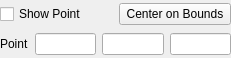
<?xml version="1.0" encoding="UTF-8"?>
<ui version="4.0">
 <class>pqSQHandleWidgetForm</class>
 <widget class="QWidget" name="pqSQHandleWidgetForm">
  <property name="geometry">
   <rect>
    <x>0</x>
    <y>0</y>
    <width>231</width>
    <height>58</height>
   </rect>
  </property>
  <property name="windowTitle">
   <string>Form</string>
  </property>
  <layout class="QVBoxLayout">
   <property name="spacing">
    <number>5</number>
   </property>
   <property name="margin">
    <number>0</number>
   </property>
   <item>
    <layout class="QHBoxLayout">
     <property name="spacing">
      <number>6</number>
     </property>
     <property name="margin">
      <number>0</number>
     </property>
     <item>
      <widget class="QCheckBox" name="show3DWidget">
       <property name="text">
        <string>Show Point</string>
       </property>
      </widget>
     </item>
     <item>
      <widget class="QPushButton" name="useCenterBounds">
       <property name="text">
        <string>Center on Bounds</string>
       </property>
      </widget>
     </item>
    </layout>
   </item>
   <item>
    <layout class="QHBoxLayout">
     <property name="spacing">
      <number>6</number>
     </property>
     <property name="margin">
      <number>0</number>
     </property>
     <item>
      <widget class="QLabel" name="label_3">
       <property name="text">
        <string>Point</string>
       </property>
      </widget>
     </item>
     <item>
      <widget class="pqLineEdit" name="worldPositionX"/>
     </item>
     <item>
      <widget class="pqLineEdit" name="worldPositionY"/>
     </item>
     <item>
      <widget class="pqLineEdit" name="worldPositionZ"/>
     </item>
    </layout>
   </item>
  </layout>
 </widget>
 <customwidgets>
  <customwidget>
   <class>pqLineEdit</class>
   <extends>QLineEdit</extends>
   <header>pqLineEdit.h</header>
  </customwidget>
 </customwidgets>
 <tabstops>
  <tabstop>show3DWidget</tabstop>
  <tabstop>useCenterBounds</tabstop>
  <tabstop>worldPositionX</tabstop>
  <tabstop>worldPositionY</tabstop>
  <tabstop>worldPositionZ</tabstop>
 </tabstops>
 <resources/>
 <connections/>
</ui>
